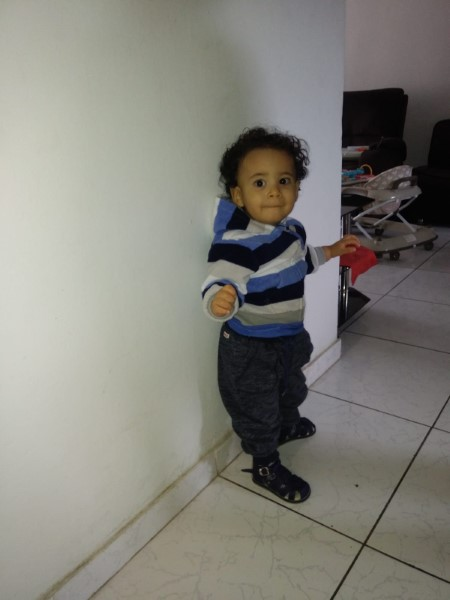
#> input picture images/yahre1.jpg, 450 x 600 px
$ python pillow9.py
#> lines starting #> are read from the running program, lines starting #| are printed output that depends on the picture
from PIL import Image, ImageChops, ImageFilter
from matplotlib import pyplot as plt

img = Image.open("./images/yahre1.jpg")
#> img is the input picture: PIL image 450x600 RGB; mean R, G, B 130.6, 129.1, 122
img1 = Image.open("./images/liam1.jpg")
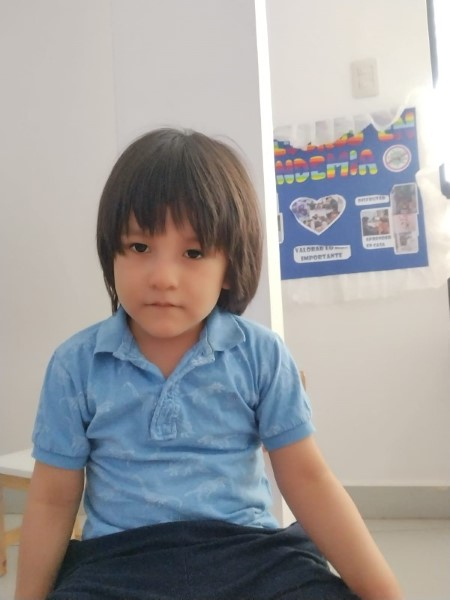
#> input picture images/liam1.jpg, 450 x 600 px
#> img1 is the input picture: PIL image 450x600 RGB; mean R, G, B 158.5, 156.5, 156.9

img.show()
img1.show()
print("image size: ", img.size, "colour mode: ", img._mode)
#| image size:  (450, 600) colour mode:  RGB
print("image size 1: ", img1.size, "colour mode: ", img1._mode)
#| image size 1:  (450, 600) colour mode:  RGB

plt.subplot(121), plt.imshow(img)
plt.axis('off')
plt.subplot(122), plt.imshow(img1)
plt.axis('off')

# multilpy images:
merged = ImageChops.multiply(img, img1)
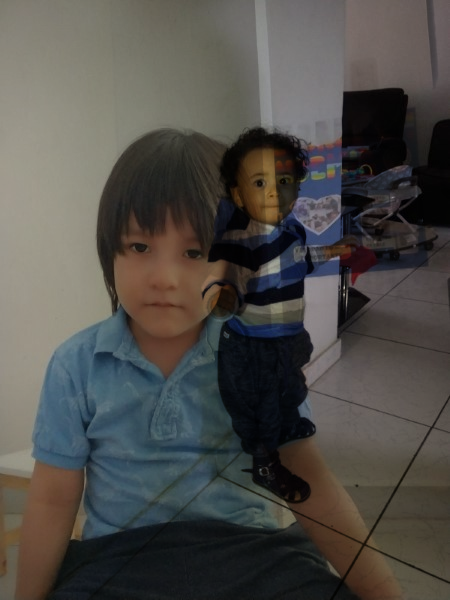
#> merged: PIL image 450x600 RGB; mean R, G, B 79.6, 77.3, 73.4
merged.show()

# convert colour mode:
gray = merged.convert('L')
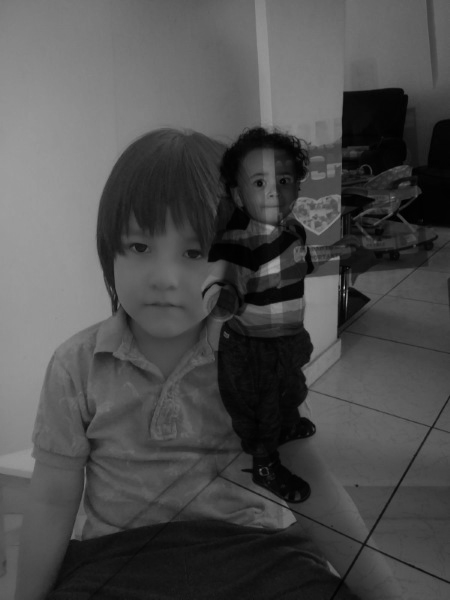
#> gray: PIL image 450x600 L; min 0, max 186, mean 77.6
gray.show()

# convert colour mode:
binary = merged.convert('1')
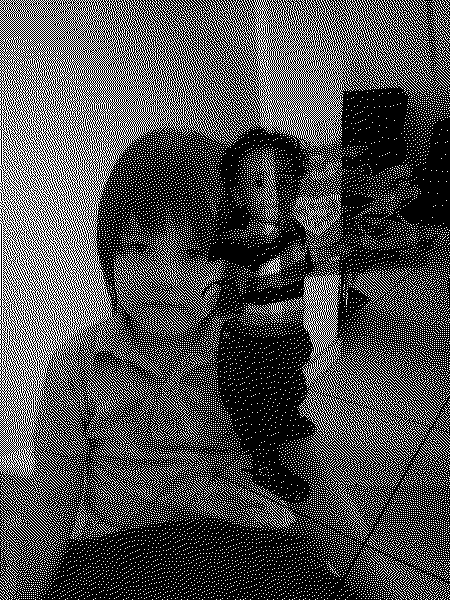
#> binary: PIL image 450x600 1; 30.1% white in thin lines or dots
binary.show()
